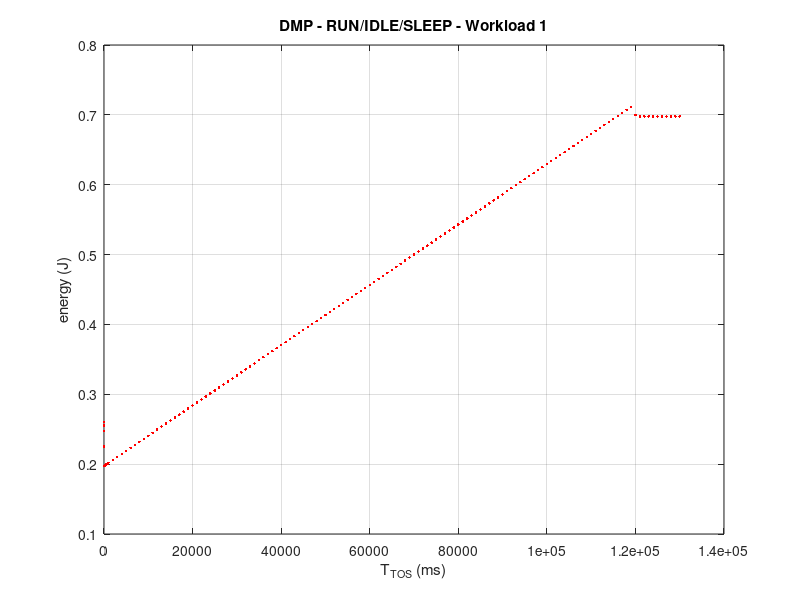
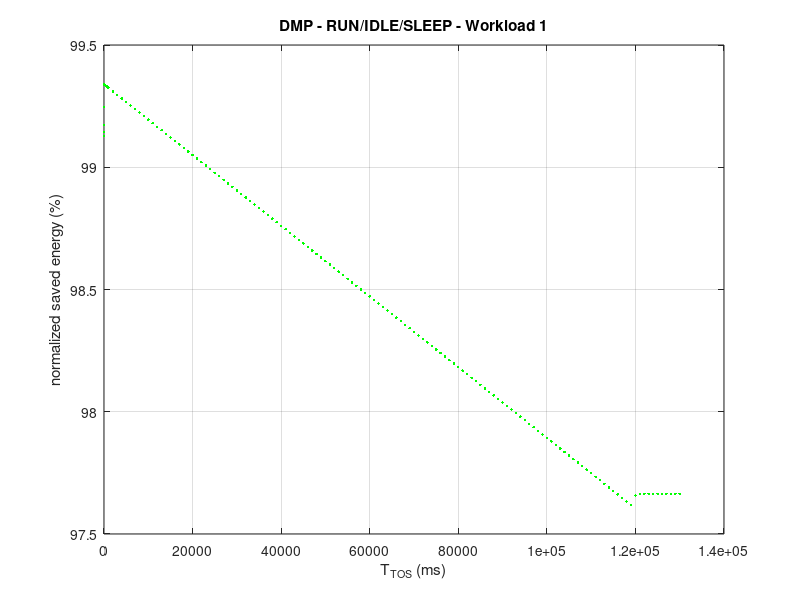

These charts were generated, in order, by the following MATLAB code:
%% DPM - WORKLOAD 1 - RUN/IDLE/SLEEP
% data extraction from file
DPM_data = dlmread('dpmres_wl1_run_idle_sleep.txt');
timeout = DPM_data(:,1);
energy = DPM_data(:,2);

% timeout vs consumed energy plot
figure(1)
plot(timeout, energy, 'r.', 'LineWidth', 4)
xlabel("T_{TOS} (ms)");
ylabel("energy (J)");
grid on;
title("DMP - RUN/IDLE/SLEEP - Workload 1")

% timeout vs normalized saved energy plot
TOTAL_ENERGY = 29.8790976000;   % energy for WL1 w/o DPM
saved_energy_normalized = zeros(size(energy));

for i = 1:size(energy)
    saved_energy_normalized(i) = ((TOTAL_ENERGY-energy(i))/TOTAL_ENERGY)*100;
end

figure(2)
plot(timeout, saved_energy_normalized, 'g.', 'LineWidth', 4)
xlabel("T_{TOS} (ms)");
ylabel("normalized saved energy (%)");
grid on;
title("DMP - RUN/IDLE/SLEEP - Workload 1")